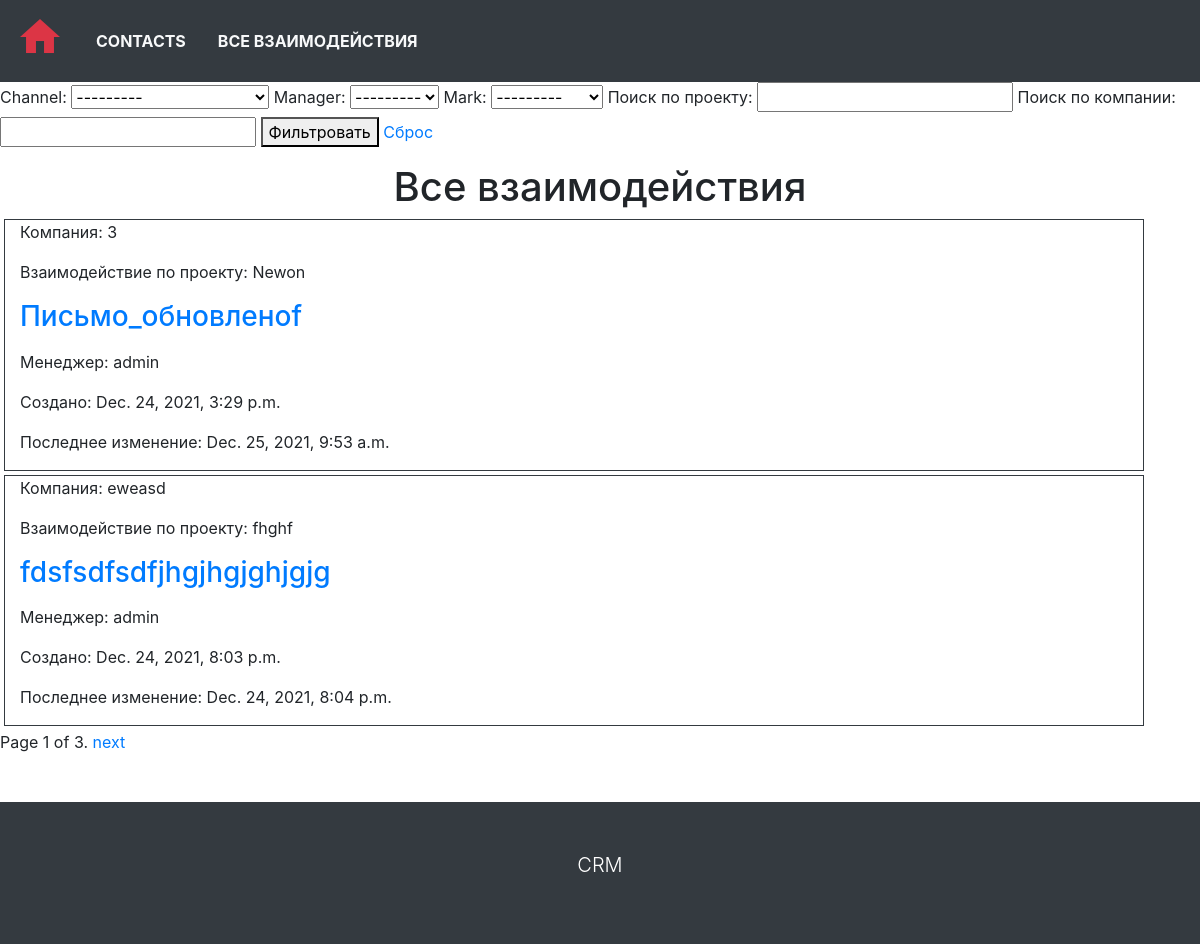
Page /all-interactions/ on the committed database.
### main_crm/models.py (models this page shows, shortened)
class Interaction(models.Model):
    project = models.ForeignKey('Project', on_delete=models.CASCADE)
    CHANNELS = (
        ('r', 'Заявка'),
        ('l', 'Письмо'),
        ('w', 'Сайт'),
        ('i', 'Инициатива компании'),
    )
    channel = models.CharField(max_length=1, choices=CHANNELS)
    manager = models.ForeignKey(User, on_delete=models.CASCADE)
    description = RichTextUploadingField(blank=True)
    MARKS = (
        ('1', 'Ужасно'),
        ('2', 'Плохо'),
        ('3', 'Нормально'),
        ('4', 'Хорошо'),
        ('5', 'Отлично'),
    )
    mark = models.CharField(max_length=1, choices=MARKS)
    created_at = models.DateTimeField(auto_now_add=True)
    updated_at = models.DateTimeField(auto_now=True)
    class Meta:
        ordering = ['-updated_at']
        verbose_name = 'Interaction'
        verbose_name_plural = 'Interactions'

class Project(models.Model):
    user = models.ForeignKey('Company', on_delete=models.CASCADE)
    title = models.CharField(max_length=250)
    description = RichTextUploadingField(blank=True)
    started_at = models.DateField()
    finished_at = models.DateField(blank=True, null=True)
    cost = models.IntegerField(blank=True, null=True, validators=(MinValueValidator(0),))
    class Meta:
        ordering = ['-started_at']
        verbose_name = 'Project'
        verbose_name_plural = 'Projects'

class Company(models.Model):
    company_name = models.CharField(max_length=150, unique=True)
    slug = models.SlugField(unique=True, null=True)
    fio = models.CharField(max_length=150)
    description = RichTextUploadingField(blank=True)
    published = models.DateField(auto_now_add=True)
    edited = models.DateField(auto_now=True)
    class Meta:
        ordering = ['published']
        verbose_name = 'Company'
        verbose_name_plural = 'Companies'
    def __str__(self):
        return self.company_name

### main_crm/views.py (the view, shortened to what this page needs)
# urls.py: path('all-interactions/', views.AllInterationListView.as_view(), name='all-interaction-list'),
class AllInterationListView(FilterView):
    queryset = Interaction.objects.all()
    template_name = 'cms_mainpage/all_interaction_list.html'
    filterset_class = InteractionFilter
    paginate_by = INDEX_PAGINATE_BY
    def get_context_data(self, *args, **kwargs):
        params_string = ''
        get_params = copy.copy(self.request.GET)
        get_params.pop('page', False)
        return super().get_context_data(*args, params_string=params_string, **kwargs)

### main_crm/templates/cms_mainpage/all_interaction_list.html (shortened to what this page needs)
{% extends 'base.html' %}
{% block content %}
 {% if filter %}
    <form method="GET" action="">
        {{ filter.form }}
        <button type="submit">Фильтровать</button>
        <a href="{% url 'all-interaction-list' %}">Сброс</a>
    </form>
    {% endif %}
{% if object_list.exists %}
<h1 class="display-5 text-center mt-3">Все взаимодействия</h1>
{% for interaction in object_list %}
<div class="container m-1 border border-dark">
    <p>Компания: {{ interaction.project.user }}</p>
    <p>Взаимодействие по проекту: {{ interaction.project.title }}</p>
    <p><a class="h3 text-decoration-none" href="{% url 'interaction-detail' interaction.pk %}">
        {{ interaction.description|safe|truncatechars:60 }}</a></p>
    <p>Менеджер: {{ interaction.manager }}</p>
    <p>Создано: {{ interaction.created_at }}</p>
    <p>Последнее изменение: {{ interaction.updated_at }}</p>
</div>
{% endfor %}
{% endif %}
{% endblock %}
{% block pagination %}
{% if is_paginated %}
<div class="pagination">
          <span class="page-links">
              <span class="page-current">
                  Page {{ page_obj.number }} of {{ page_obj.paginator.num_pages }}.
              </span>
              {% if page_obj.has_next %}
                  <a href="{{ request.path }}?page={{ page_obj.next_page_number }}{{params_string}}">next</a>
              {% endif %}
          </span>
</div>
{% endif %}
{% endblock %}

### main_crm/static/cms/css/style.css (style rules this page uses)
html, body { height: 100%; }

### rows in the picture
Interaction: project.user "З", project "Newon", manager "admin", created_at "Dec. 24, 2021, 3:29 p.m.", updated_at "Dec. 25, 2021, 9:53 a.m."
Interaction: project.user "eweasd", project "fhghf", manager "admin", created_at "Dec. 24, 2021, 8:03 p.m.", updated_at "Dec. 24, 2021, 8:04 p.m."

### other values in the picture
{{ page_obj.number }} "1"
{{ page_obj.paginator.num_pages }} "3"
